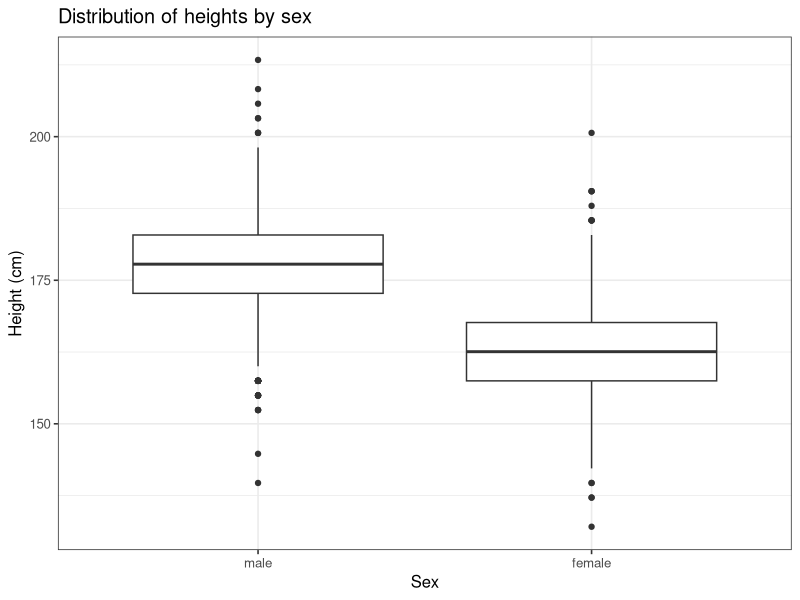
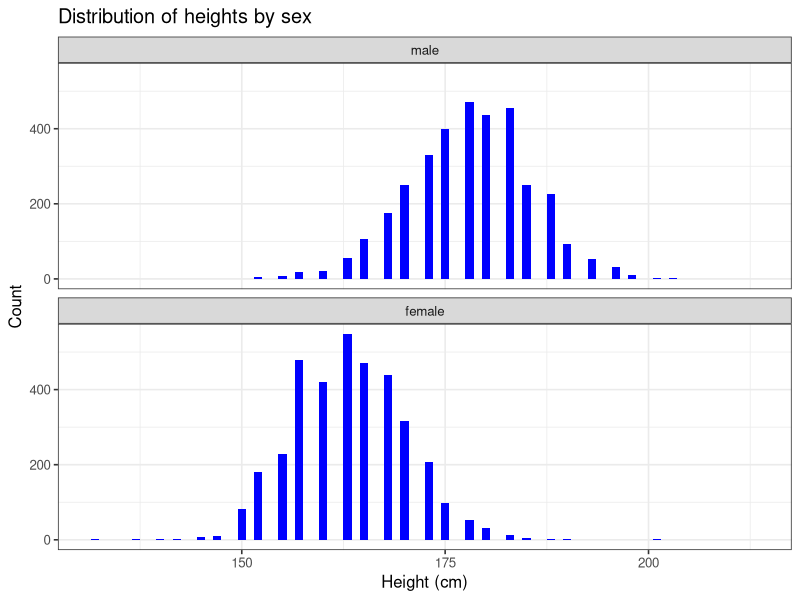
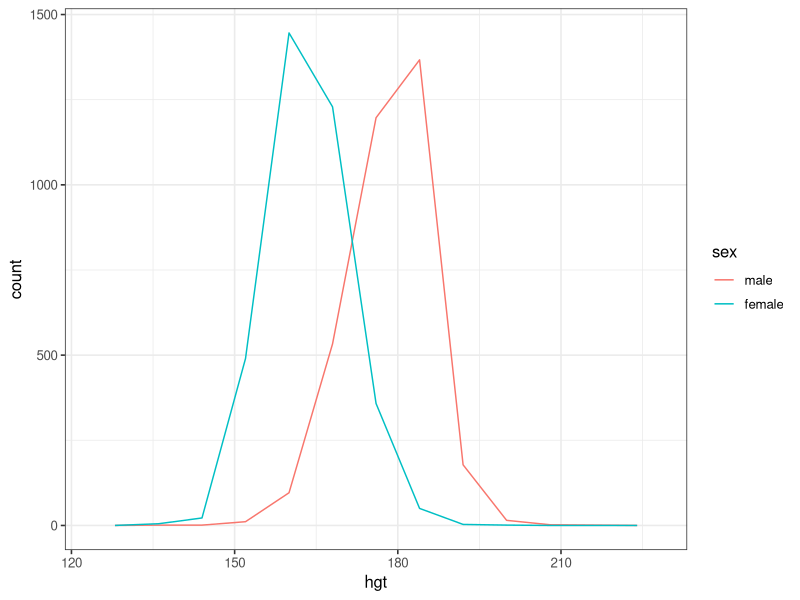
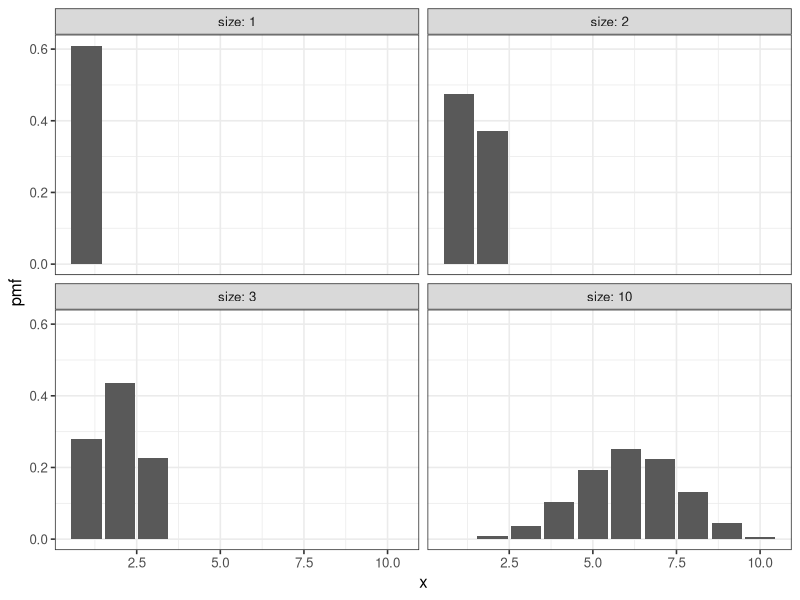
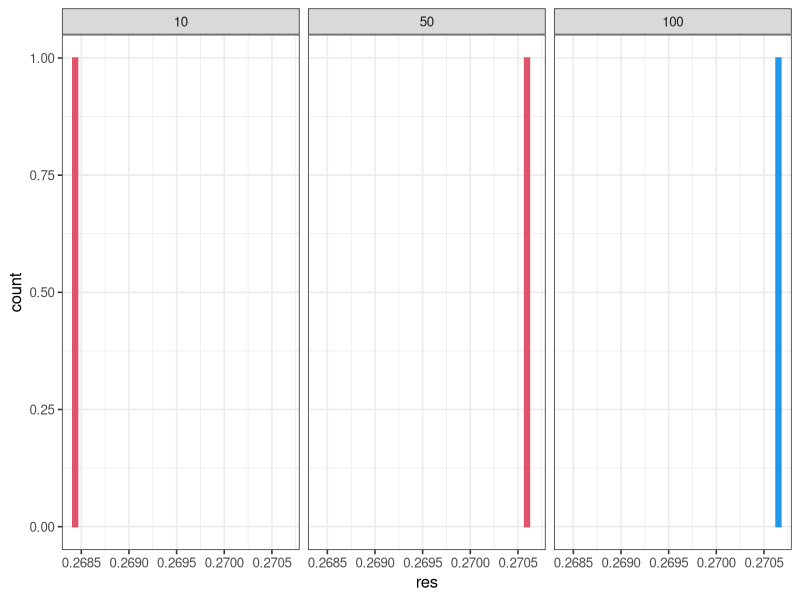

Write the R code that produced these figures, in order.
## ---- chunk 1
knitr::opts_chunk$set(echo = TRUE)

options(dplyr.summarise.inform = FALSE)
library(tidyverse)

# set theme used for plotting
theme_set(theme_bw(base_size = 12))

# Modelr package
library(modelr)

library(ggplot2)

## ---- chunk 2
heights <- heights

heights
## ---- chunk 3
heights$hgt <- heights$height * 2.54

heights$wgt <- heights$weight * 0.45359237

heights
## ---- chunk 4
ggplot(heights, aes(x = sex, y = hgt)) + 
  geom_boxplot() +
  xlab("Sex") +
  ylab("Height (cm)") +
  ggtitle("Distribution of heights by sex")
## ---- chunk 5
ggplot(heights, aes(x = hgt)) +
  geom_histogram(binwidth = 1, fill = "blue") +
  facet_wrap(~ sex, ncol = 1) +
  xlab("Height (cm)") +
  ylab("Count") +
  ggtitle("Distribution of heights by sex")
## ---- chunk 6
#?heights
ggplot(heights, aes(x = hgt, color = sex, fill = sex)) +
  geom_freqpoly(binwidth = 8)
## ---- chunk 7
hgt_summary <- heights %>%
  group_by(sex) %>%
  summarize(
    hgt_mean = mean(hgt),
    hgt_sd = sd(hgt),
    counts = n()
)

hgt_summary
## ---- chunk 8
# Tøl frá https://en.wikipedia.org/wiki/Average_human_height_by_country
# Land brúk: Bretland
hgt_males   <- tibble(hgt = rnorm(3604, mean = 175, sd = 2.5), sex = "male")
hgt_females <- tibble(hgt = rnorm(3402, mean = 161.3, sd = 2.5), sex = "female")

hgt_sim <-
  rbind(
    hgt_males,
    hgt_females
  )

hgt_sim
## ---- chunk 9

## ---- chunk 10

## ---- chunk 11

## ---- chunk 12

## ---- chunk 13

## ---- chunk 14

## ---- chunk 15

## ---- chunk 16

## ---- chunk 17

## ---- chunk 18

## ---- chunk 19

## ---- chunk 20

## ---- chunk 21

## ---- chunk 22
x_values <- 1:10
prob <- 0.61

pdata_s1 <- tibble(x = x_values,
                    size = 1,
                    prob = dbinom(x_values, size, prob))
pdata_s2 <- tibble(x = x_values,
                    size = 2,
                    prob = dbinom(x_values, size, prob))
pdata_s3 <- tibble(x = x_values,
                    size = 3,
                    prob = dbinom(x_values, size, prob))
pdata_s10 <- tibble(x = x_values,
                    size = 10,
                    prob = dbinom(x_values, size, prob))

pdata_s <- rbind(pdata_s1,
                 pdata_s2,
                 pdata_s3,
                 pdata_s10)

ggplot() +
  geom_bar(data=pdata_s, aes(x, prob), stat = "identity") +
  ylab("pmf") +
  facet_wrap(~ size, labeller = label_both)
## ---- chunk 23

## ---- chunk 24

## ---- chunk 25

## ---- chunk 26

## ---- chunk 27

## ---- chunk 28
n = c(10, 50, 100)
data = tibble(x = 1, n = n, p = 2/n, res = dbinom(1, n, 2/n))
data
#data = tibble(dbinom(c(1, 1, 1), 100, 2/100), )
ggplot(data, aes(x = res)) +
  geom_bar(colour = n, fill = n) +
  facet_wrap(~ n)
  #facet_wrap()
#data

## ---- chunk 29

## ---- chunk 30

## ---- chunk 31

## ---- chunk 32

## ---- chunk 33

## ---- chunk 34

## ---- chunk 35

## ---- chunk 36
